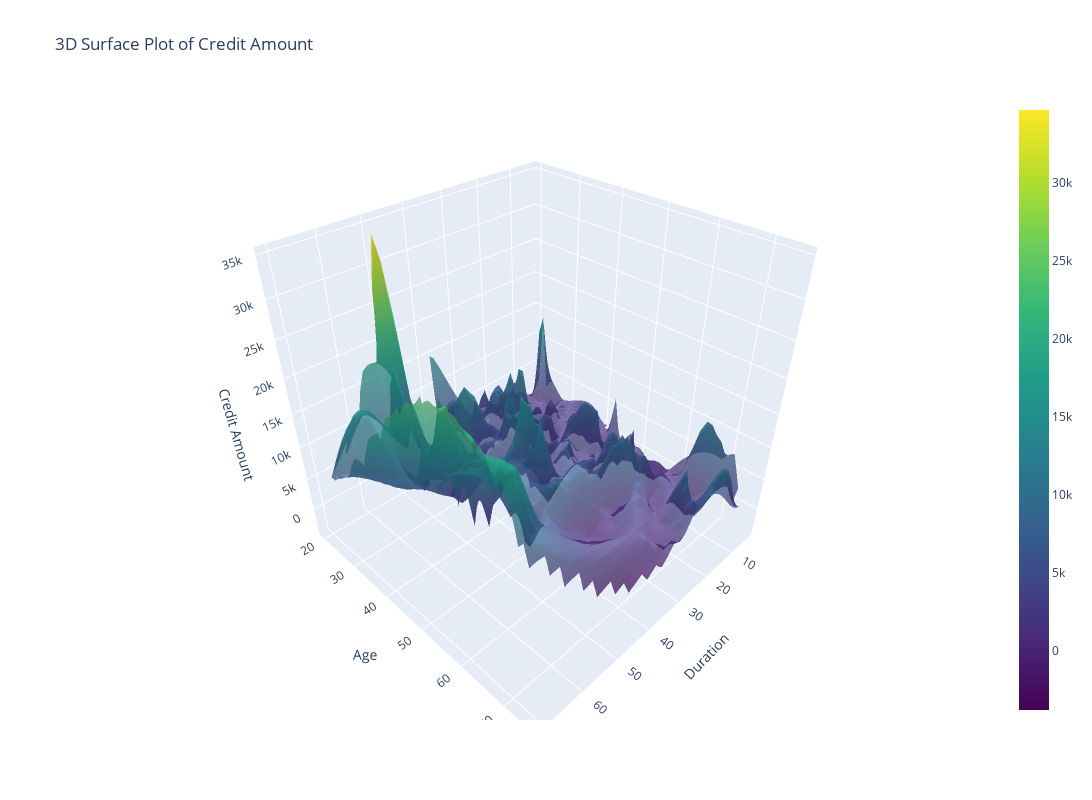

Notebook code for this chart:
### Markdown cell above
### **The high peaks indicate combinations of age and duration where the credit amount is significantly high.**
### **Valleys or lower areas indicate combinations where the credit amount is low.**
### **Lighter colors often indicate higher credit amounts, and darker colors indicate lower amounts.**

### Code cell
# Prepare grid data for surface plot
xi = np.linspace(min(df1['duration']), max(df1['duration']), 50)
yi = np.linspace(min(df1['age']), max(df1['age']), 50)
zi = griddata((df1['duration'], df1['age']), df1['credit_amount'], (xi[None, :], yi[:, None]), method='cubic')

# Create a 3D surface plot using Plotly
fig = go.Figure(data=[go.Surface(z=zi, x=xi, y=yi, colorscale='Viridis', opacity=0.7)])

# Update layout to make the plot bigger and add labels
fig.update_layout(
    title='3D Surface Plot of Credit Amount',
    scene=dict(
        xaxis_title='Duration',
        yaxis_title='Age',
        zaxis_title='Credit Amount'
    ),
    width=1200,
    height=800
)

# Show plot
fig.show()

### Figure 1 — Plotly figure (JSON) as saved in the notebook; plotly's stock layout.template omitted (floating-point values rounded to 4 significant figures; data arrays with more than 128 entries replaced by an {"elided": "..."} marker saying what was removed)
{"data": [{"colorscale": [[0, "#440154"], [0.1111, "#482878"], [0.2222, "#3e4989"], [0.3333, "#31688e"], [0.4444, "#26828e"], [0.5556, "#1f9e89"], [0.6667, "#35b779"], [0.7778, "#6ece58"], [0.8889, "#b5de2b"], [1, "#fde725"]], "opacity": 0.7, "type": "surface", "x": [4, 5.388, 6.776, 8.163, 9.551, 10.94, 12.33, 13.71, 15.1, 16.49, 17.88, 19.27, 20.65, 22.04, 23.43, 24.82, 26.2, 27.59, 28.98, 30.37, 31.76, 33.14, 34.53, 35.92, 37.31, 38.69, 40.08, 41.47, 42.86, 44.24, 45.63, 47.02, 48.41, 49.8, 51.18, 52.57, 53.96, 55.35, 56.73, 58.12, 59.51, 60.9, 62.29, 63.67, 65.06, 66.45, 67.84, 69.22, 70.61, 72], "y": [19, 20.14, 21.29, 22.43, 23.57, 24.71, 25.86, 27, 28.14, 29.29, 30.43, 31.57, 32.71, 33.86, 35, 36.14, 37.29, 38.43, 39.57, 40.71, 41.86, 43, 44.14, 45.29, 46.43, 47.57, 48.71, 49.86, 51, 52.14, 53.29, 54.43, 55.57, 56.71, 57.86, 59, 60.14, 61.29, 62.43, 63.57, 64.71, 65.86, 67, 68.14, 69.29, 70.43, 71.57, 72.71, 73.86, 75], "z": {"elided": "50x50 float values"}}], "layout": {"height": 800, "scene": {"aspectmode": "auto", "aspectratio": {"x": 1, "y": 1, "z": 1}, "xaxis": {"title": {"text": "Duration"}, "type": "linear"}, "yaxis": {"title": {"text": "Age"}, "type": "linear"}, "zaxis": {"title": {"text": "Credit Amount"}, "type": "linear"}}, "title": {"text": "3D Surface Plot of Credit Amount"}, "width": 1200}}
